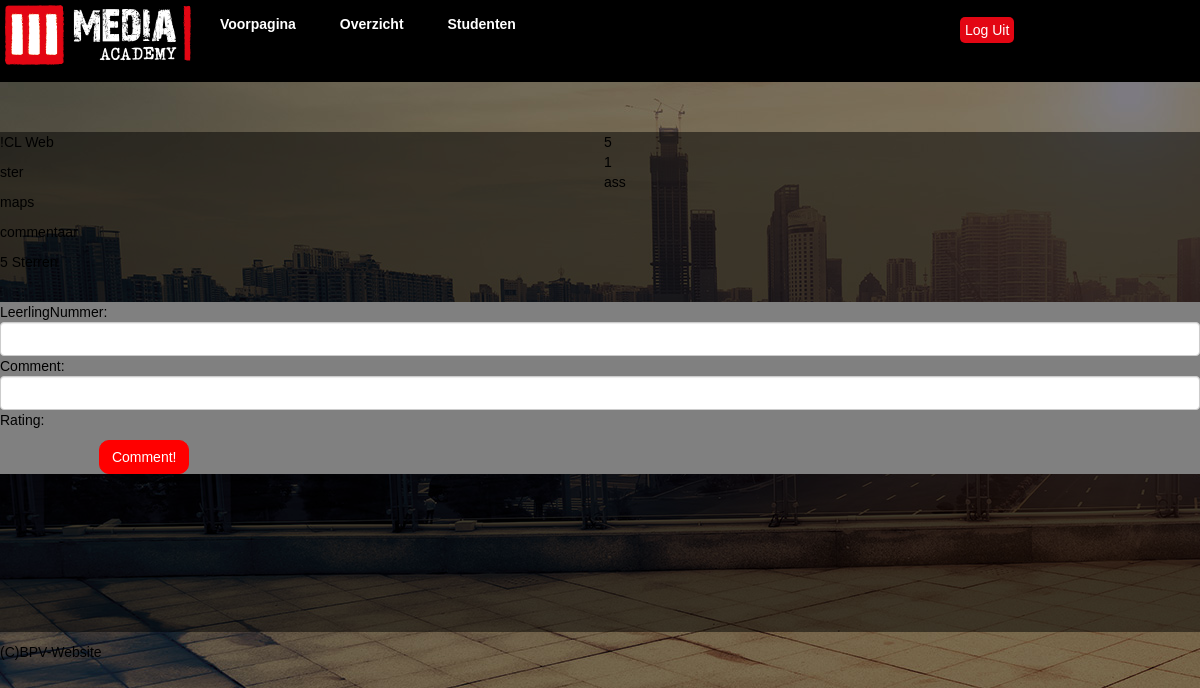
The page /bedrijf/showBedrijf/4 (signed in) on the database its author committed.
### tables this page shows
CREATE TABLE IF NOT EXISTS `bedrijven` (
  `bedrijf_id` int(11) NOT NULL AUTO_INCREMENT,
  `ref_nummer` int(11) NOT NULL,
  `soort` int(1) NOT NULL,
  `bedrijf_naam` varchar(25) NOT NULL,
  `Adres` varchar(50) NOT NULL,
  `Postcode` varchar(7) NOT NULL,
  `Plaats` varchar(50) NOT NULL,
  `Telefoonnummer` int(11) NOT NULL,
  `Website` varchar(50) NOT NULL,
  `Contactpersoon_telefoon` int(10) NOT NULL,
  `Contactpersoon_email` varchar(30) NOT NULL,
  `Praktijkbegeleider` varchar(30) NOT NULL,
  `Praktijkbegeleider_telefoon` int(10) NOT NULL,
  PRIMARY KEY (`bedrijf_id`)
);

CREATE TABLE IF NOT EXISTS `comments` (
  `comment_id` int(11) NOT NULL AUTO_INCREMENT,
  `bedrijf_id` int(11) NOT NULL,
  `leerlingnummer` int(11) NOT NULL,
  `comment` varchar(500) NOT NULL,
  `rating` int(1) NOT NULL,
  PRIMARY KEY (`comment_id`)
);

### controller/bedrijf.class.php (called while the page is built, shortened)
<?php
class Bedrijf extends Controller {
    public function __construct() {
        $this->view->script = 'bedrijf';
        $this->view->title = 'Bedrijf';
        $this->view->style = 'bootstrap';
        $this->view->altStyle = 'style1';
    }
    function showBedrijf($id) {
        $this->getComments($id);
        $bedrijfInfo = $this->model->getBedrijfInfo($id);
        $gemiddelde = $this->model->getGemiddelde($id);
        $this->view->bedrijfId = $id;
        $this->view->info = $bedrijfInfo;
        $this->view->gemiddelde = round($gemiddelde[0]["gemiddelde"]);
        $this->view->render('bedrijf');
    }
    function getComments($id){
        $comments = $this->model->showComment($id);
        $this->view->comments = $comments;
    }
}

### libs/ini.php (called while the page is built, shortened)
<?php
require 'libs/controller.php';
require 'libs/model.php';
$site = new Router();

### index.php (called while the page is built)
<?php
require 'libs/ini.php';

### libs/model.php (called while the page is built)
<?php
class Model
{
    public function __construct()
    {
	$this->dbh = new Database();
    }
}

### model/bedrijf.model.php (called while the page is built, shortened)
<?php
class Bedrijf_Model extends Model {
    function showComment($id) {
        $sth = $this->dbh->prepare("SELECT * FROM comments WHERE bedrijf_id = '" . $id . "'");
        $sth->execute();
        return $sth->fetchall();
    }
    function getBedrijfInfo($id){
        $sth = $this->dbh->prepare("SELECT * FROM bedrijven WHERE bedrijf_id = '" . $id . "'");
        $sth->execute();
        return $sth->fetchall();
    }
}

### libs/controller.php (called while the page is built, shortened)
<?php
class Controller {
    public function loadmodel($name) {
        $path = 'model/' . $name . '.model.php';
        if (file_exists($path)) {
            $this->model = new $modelname;
        }
    }
}

### view/content/bedrijf.php (the view, shortened to what this page needs)
<div id="wrap">
    <div id="infoWrapper">
        <?php
        if (isset($this->info)) {
            foreach ($this->info as $info) {
                ?>
                <div class="bedrijfInfo"><p><?php echo $info['bedrijf_naam'] ?></p></div>
                <div class="bedrijfInfo"><p>ster</p></div>
                <div class="bedrijfInfo"><p>maps</p></div>
                <div class="bedrijfInfo"><p>commentaar</p></div>
                <div class="bedrijfInfo"><p><?php echo $this->gemiddelde ?> Sterren</p></div>
                <?php
            }
        }
        ?>
    </div>
    <div id="gebruikerComments">
        <?php
        if (isset($this->comments)) {
            foreach ($this->comments as $row) {
                echo
                " <div id='rating'>" . $row['rating'] . "</div>"
                . "<div id='leerlingnummer'>" . $row['leerlingnummer'] . "</div>"
                . "<div id='comment'>" . $row['comment'] . "</div>";
            }
        }
        ?>
    </div>
    <div class="bedrijf-comments-test">
        <form action='<?php echo URL ?>bedrijf/postComment' method='post'>
            LeerlingNummer:<input type='text' class='form-control' name='leerlingnummer'>
            Comment:<input type='text' class='form-control' name='comment'>
            Rating:<br><span class="rating">
                <label for="rating-input-5" class="rating-star"></label>
                <label for="rating-input-4" class="rating-star"></label>
                <label for="rating-input-3" class="rating-star"></label>
                <label for="rating-input-2" class="rating-star"></label>
                <label for="rating-input-1" class="rating-star"></label>
            </span>
            <input type='submit' class='btn btn-primary' value='Comment!'>
        </form>
    </div>
</div>

### public/css/style1.css (style rules this page uses)
#wrap { margin: 0 auto; margin-top: 50px; max-width: 1200px; background-color: rgba(0,0,0,0.5); height: 500px; font-family: Arial; }
body { font-family: Arial; background: url(../img/Header-3.jpg); }
.bedrijf-comments-test { float: left; width: 100%; margin-top: 20px; background-color: gray; }
#infoWrapper { width: 400px; display: inline-block; vertical-align: top; }
#gebruikerComments { display: inline-block; width: 500px; margin-left: 200px; vertical-align: top; }
.rating { overflow: hidden; display: inline-block; }
.rating-star { display: block; background-color: none; float: right; width: 16px; height: 16px; background: url('http://kubyshkin.ru/samples/star-rating/star.png') 0 -16px; }

### rows shown on the page
bedrijven: bedrijf_naam "!CL Web", gemiddelde "5"
comments: rating "5", leerlingnummer "1", comment "ass"
